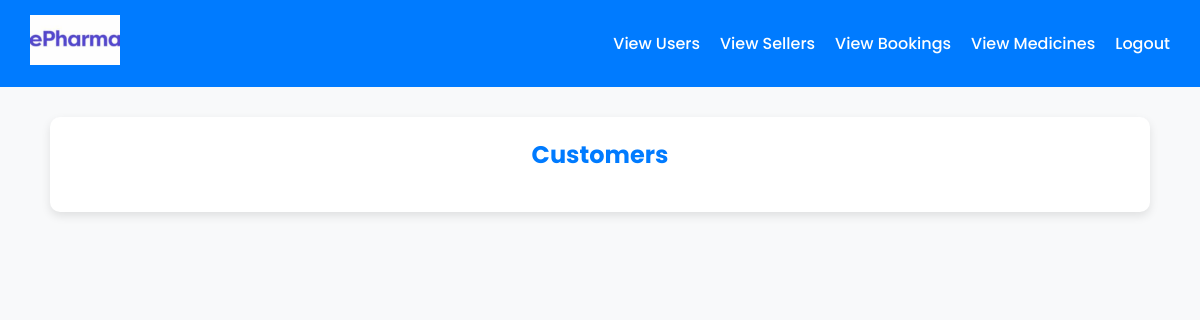
The app's page /viewusers/, older data.
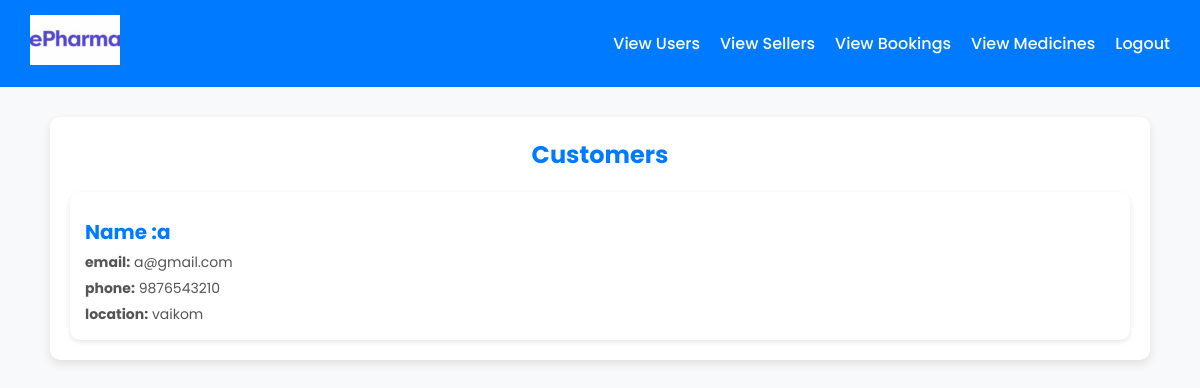
The same page, newer data.
### app/models.py (models this page shows, shortened)
class Customer(models.Model):
    user = models.OneToOneField(User, on_delete=models.CASCADE, null=True, blank=True)
    name = models.CharField(max_length=100)
    email = models.EmailField(unique=True)
    phone = models.PositiveBigIntegerField()
    password = models.CharField(max_length=255)
    location = models.CharField(max_length=255)

### app/views.py (the view)
# urls.py: path("viewusers/", views.viewusers, name="viewusers"),
def viewusers(request):
    users=Customer.objects.all()
    return render(request,'admin/viewusers.html',{'users':users})

### templates/admin/viewusers.html (shortened to what this page needs)
<!DOCTYPE html>
<html lang="en">
<head>
</head>
<body>
    <nav class="navbar">
        <a href="#"><img src="../static/OIP (2).jpg" alt="logo"></a>
        <div>
            <a href="../viewusers">View Users</a>
            <a href="../viewsellers">View Sellers</a>
            <a href="#">View Bookings</a>
            <a href="../viewmedicine">View Medicines</a>
            <a href="../logout" class="logout">Logout</a>
        </div>
    </nav>
    <div class="container">
        <h2>Customers</h2>
        <div class="medicine-grid">
            {% for med in users %}
            <div class="medicine-card">
                <h3>Name :{{ med.name }}</h3>
                <p><strong>email:</strong> {{ med.email }}</p>
                <p><strong>phone:</strong> {{ med.phone }}</p>
                <p><strong>location:</strong> {{ med.location }}</p>
            </div>
            {% endfor %}
        </div>
    </div>
</body>
</html>

Row changes from the older to the newer data that the page shows:
added Customer: name "a", email "a@gmail.com", phone "9876543210", location "vaikom"
